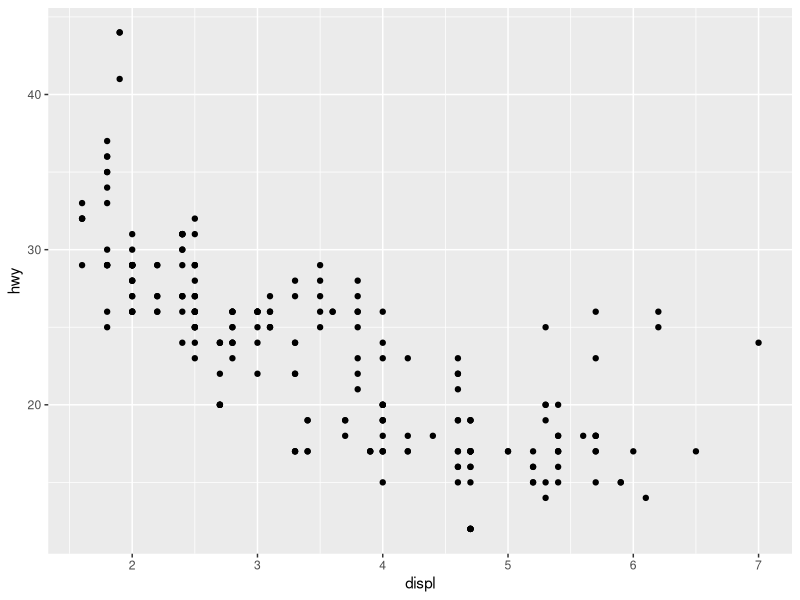
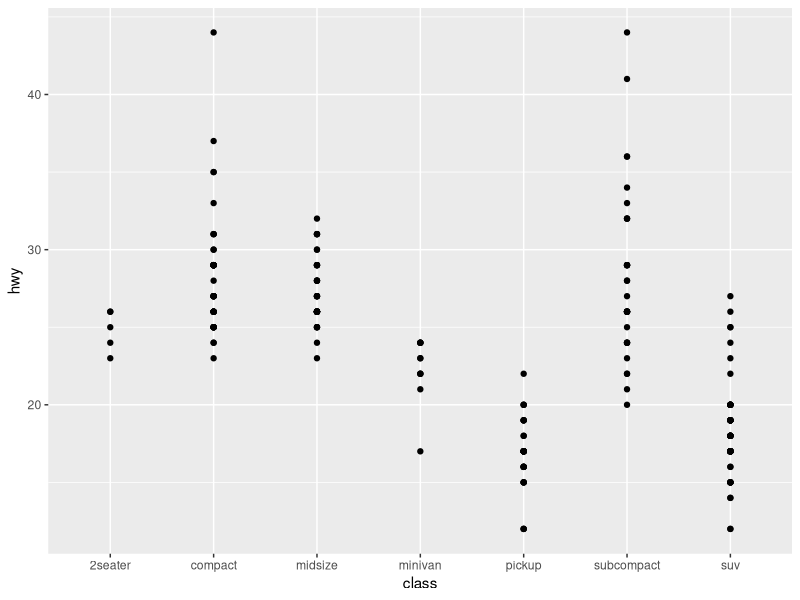
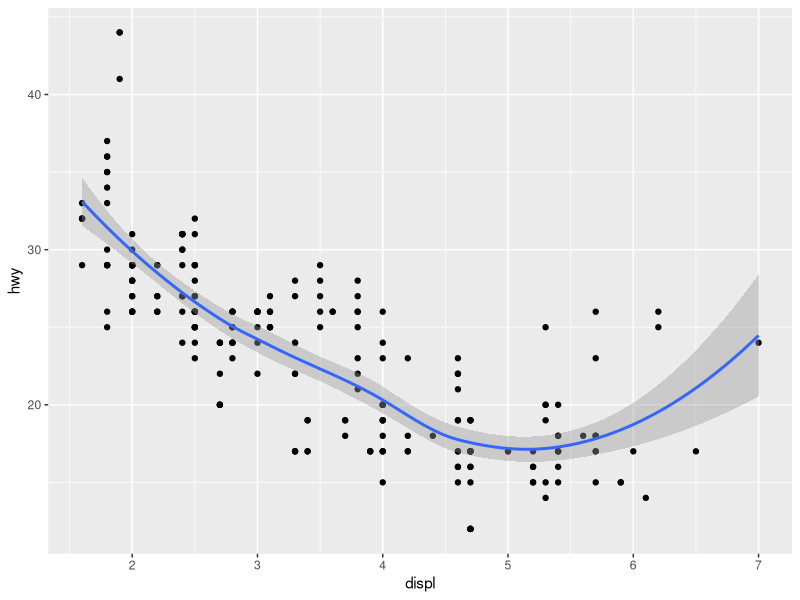
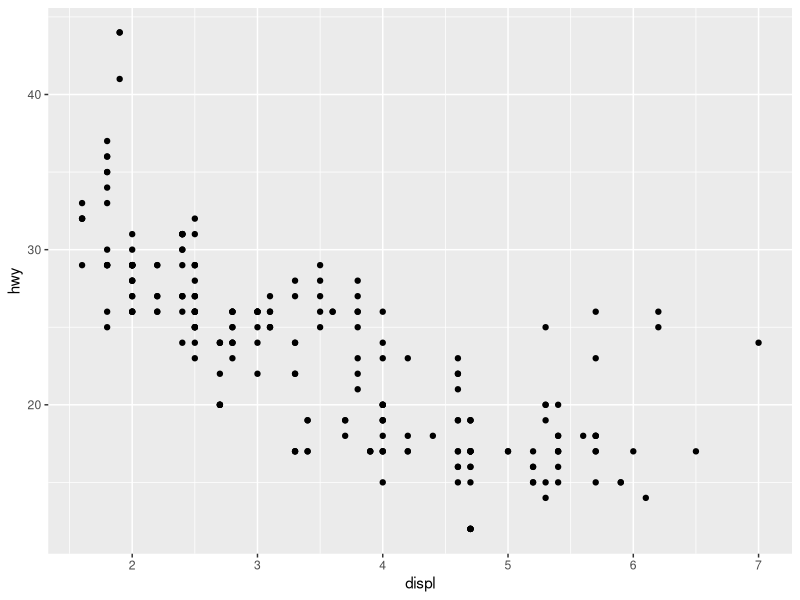
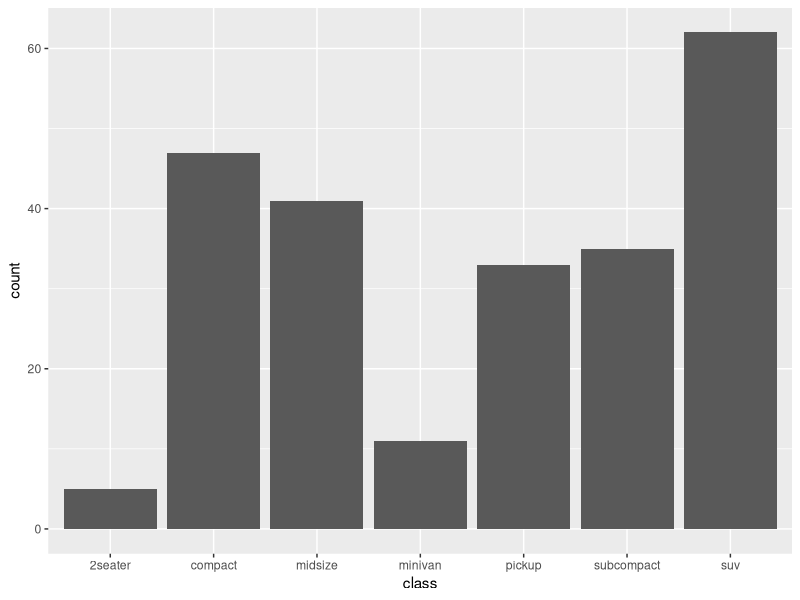

Generate these figures, in order, with R:
## ---- chunk 1
library(tidyverse)
## ---- chunk 2
mpg
## ---- chunk 3

## ---- chunk 4
ggplot(data = mpg) +
  geom_point(mapping = aes(x = displ, y = hwy))
## ---- chunk 5
ggplot(mpg) + geom_point(aes(class, hwy))
## ---- chunk 6

## ---- chunk 7

## ---- chunk 8
ggplot(mpg) + 
  geom_point(aes(displ, hwy)) +
  geom_smooth(aes(displ, hwy))
## ---- chunk 9
ggplot(mpg) + 
  geom_point(aes(displ, hwy)) 
## ---- chunk 10
chart = ggplot(data = mpg) +
  geom_bar(mapping = aes(x = class))

chart
